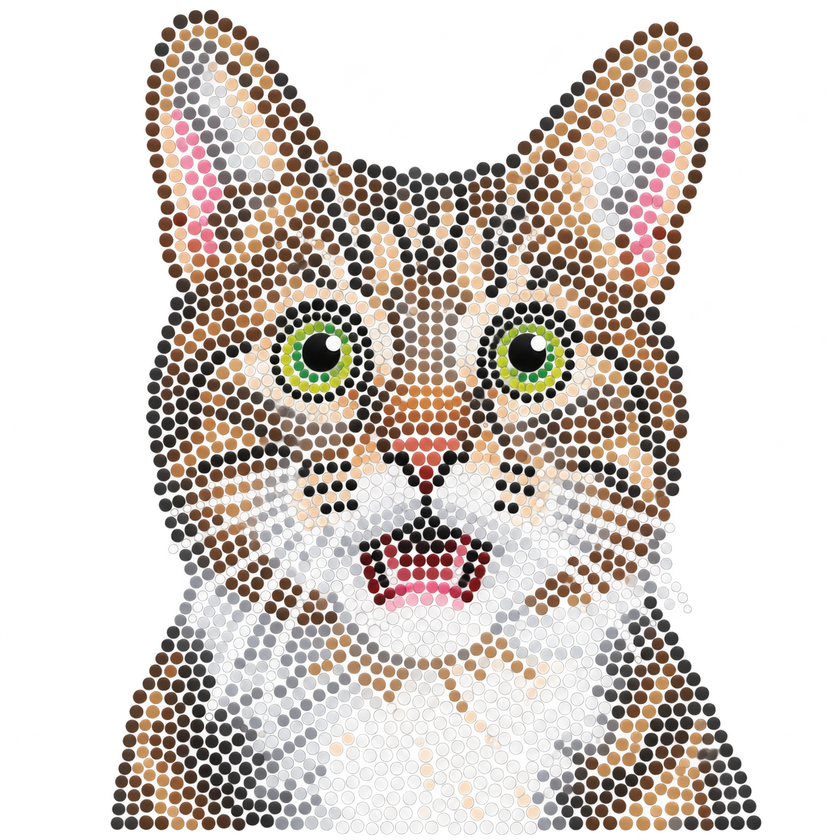
#> input picture services/strass-layout/prototype/img/N2_cat.png, 840 x 840 px, shrunk from 1254 x 1254 before the run
$ python -i line_design_prototype_v2.py   (imports and definitions only)
#> lines starting #> are read from the running program, lines starting #| are printed output that depends on the picture; after the words box and inside, x2 and y2 are one past the last pixel; in counts of white or black regions, pixels touching at a corner belong together
import numpy as np, heapq, collections
from PIL import Image
from scipy import ndimage
from skimage.morphology import skeletonize, disk
from skimage import measure, color as skcolor

PALETTE = {'crystal-clear':'#f5f5f5','crystal':'#e9f7ff','jet':'#141414','siam':'#9b1c1c','light-siam':'#d9534f',
 'rose':'#ef8fb0','fuchsia':'#c2185b','amethyst':'#7e3f98','sapphire':'#2269d3','light-sapphire':'#6fa8dc',
 'aquamarine':'#3fc1b0','emerald':'#2aa66a','peridot':'#b5cc18','topaz':'#e08e26','citrine':'#f2c94c',
 'gold':'#f3bd32','silver':'#d8dde4'}
IDS=list(PALETTE); RGB=np.array([[int(h[i:i+2],16) for i in (1,3,5)] for h in PALETTE.values()],float)
LAB=skcolor.rgb2lab(RGB[None]/255)[0]
N8=[(-1,-1),(-1,0),(-1,1),(0,-1),(0,1),(1,-1),(1,0),(1,1)]

def trace_paths(skel):
    pts=set(zip(*np.where(skel)))
    deg={p:sum((p[0]+a,p[1]+b) in pts for a,b in N8) for p in pts}
    nodes={p for p,d in deg.items() if d!=2}
    used=set(); paths=[]
    def walk(a,b):
        path=[a,b]; prev,cur=a,b
        while cur not in nodes:
            nxt=[(cur[0]+x,cur[1]+y) for x,y in N8 if (cur[0]+x,cur[1]+y) in pts and (cur[0]+x,cur[1]+y)!=prev]
            nxt=[q for q in nxt if frozenset((cur,q)) not in used]
            if not nxt: break
            q=min(nxt,key=lambda q:abs(q[0]-cur[0])+abs(q[1]-cur[1]))
            used.add(frozenset((cur,q))); prev,cur=cur,q; path.append(cur)
        return path
    for n in nodes:
        for x,y in N8:
            q=(n[0]+x,n[1]+y)
            if q in pts and frozenset((n,q)) not in used:
                used.add(frozenset((n,q))); paths.append(walk(n,q))
    for p in pts:
        if any(frozenset((p,(p[0]+x,p[1]+y))) in used for x,y in N8 if (p[0]+x,p[1]+y) in pts): continue
        nb=[(p[0]+x,p[1]+y) for x,y in N8 if (p[0]+x,p[1]+y) in pts]
        if nb: used.add(frozenset((p,nb[0]))); paths.append(walk(p,nb[0]))
    return paths

def smooth(path,w=5):
    a=np.array(path,float)
    if len(a)<2*w+1: return a
    k=np.ones(2*w+1)/(2*w+1)
    out=np.stack([np.convolve(np.pad(a[:,i],w,mode='edge'),k,'valid') for i in (0,1)],1)
    out[0],out[-1]=a[0],a[-1]
    return out

def resample(a,step):
    a=np.asarray(a,float)
    if len(a)<2: return a[:1]
    out=[a[0]]; last=a[0]
    for i in range(len(a)-1):
        p,q=a[i],a[i+1]
        while True:
            d=q-p; f=p-last
            A=(d*d).sum()
            if A<1e-12: break
            B=2*(f*d).sum(); C=(f*f).sum()-step*step
            disc=B*B-4*A*C
            if disc<0: break
            t=(-B+np.sqrt(disc))/(2*A)
            if t<0 or t>1: break
            last=p+t*d; out.append(last); p=last
    return np.array(out)

def resample_arc(a,step):
    seg=np.sqrt((np.diff(a,axis=0)**2).sum(1)); cum=np.concatenate([[0],np.cumsum(seg)])
    L=cum[-1]
    if L<1e-6: return a[:1]
    n=max(1,int(np.floor(L/step+0.5)))
    ss=np.linspace(0,L,n+1)
    return np.stack([np.interp(ss,cum,a[:,0]),np.interp(ss,cum,a[:,1])],1)

class Packing:
    def __init__(s,pxmm,gap_mm,cell=48):
        s.st=[]; s.grid=collections.defaultdict(list); s.cell=cell; s.pxmm=pxmm; s.g=gap_mm*pxmm
    def ok(s,y,x,r):
        gy,gx=int(y//s.cell),int(x//s.cell)
        for i in (-1,0,1):
            for j in (-1,0,1):
                for k in s.grid[(gy+i,gx+j)]:
                    sy,sx,sr=s.st[k][:3]
                    if (sy-y)**2+(sx-x)**2 < (sr+r+s.g)**2-0.5: return False
        return True
    def add(s,y,x,r,kind):
        s.st.append((y,x,r,kind)); s.grid[(int(y//s.cell),int(x//s.cell))].append(len(s.st)-1); return len(s.st)-1
    def near(s,y,x,rad):
        gy,gx=int(y//s.cell),int(x//s.cell); c=int(np.ceil(rad/s.cell))
        for i in range(-c,c+1):
            for j in range(-c,c+1):
                for k in s.grid[(gy+i,gx+j)]:
                    sy,sx=s.st[k][:2]
                    if (sy-y)**2+(sx-x)**2<=rad*rad: yield k

def build(src, design_mm=100, line_mm=2.0, fill_mm=2.0, gap=0.1, min_share=0.012):
#> called with design_mm = 100, line_mm = 2, fill_mm = 2, gap = 0.1, min_share = 0.012
    im=np.array(Image.open(src).convert('RGBA')).astype(float)
    alpha=im[...,3]>=128
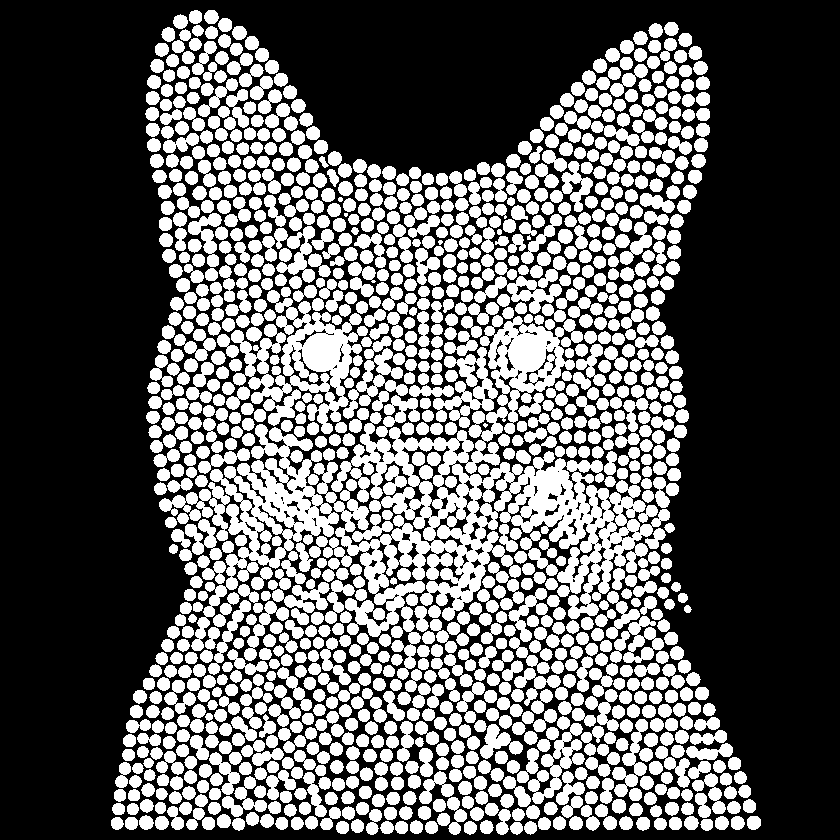
#> alpha: shape (840, 840) bool; 38% white; 1227 white regions (4 under 20 px), largest, box (x1, y1, x2, y2) and area: (313, 315, 670, 680) 37166, (191, 424, 339, 651) 9776, (231, 290, 368, 434) 8495
    sil=ndimage.binary_fill_holes(alpha)
#> sil: shape (840, 840) bool; 39% white; 1222 white regions (4 under 20 px), largest, box (x1, y1, x2, y2) and area: (313, 315, 670, 680) 42252, (191, 424, 339, 651) 10924, (231, 290, 368, 434) 9130
    _,(iy,ix)=ndimage.distance_transform_edt(~alpha,return_indices=True)
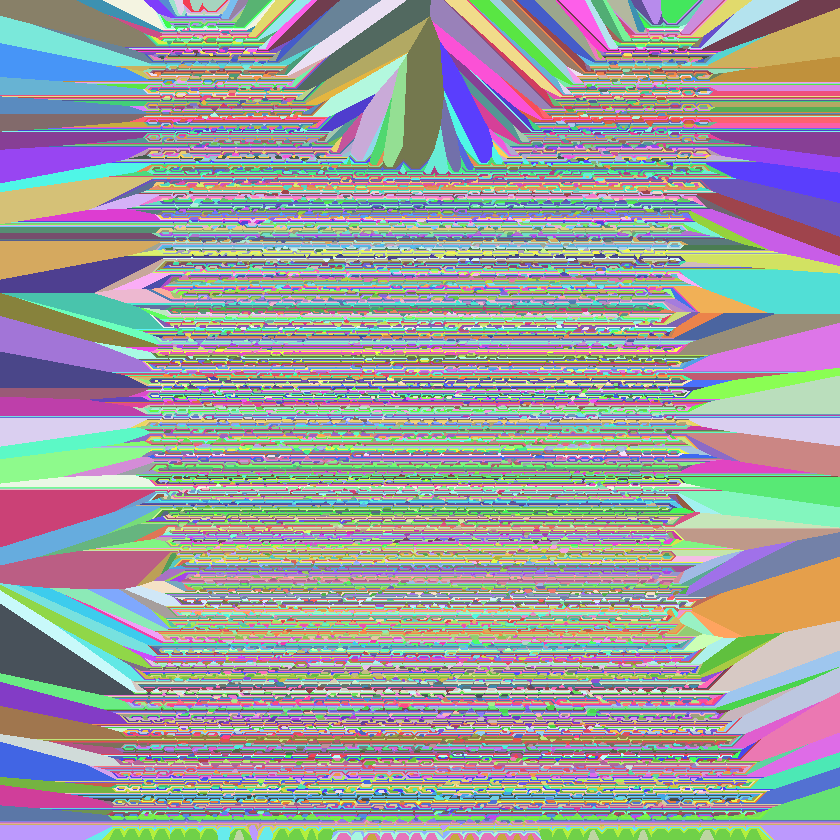
#> iy: shape (840, 840) int32; 825 distinct labels, from 10 to 834; one colour per label, 0 black
    rgb=im[...,:3].copy(); rgb[~alpha]=im[iy[~alpha],ix[~alpha],:3]
#> after `rgb[~alpha] = im[iy[~alpha], ix[~alpha], :3]`:
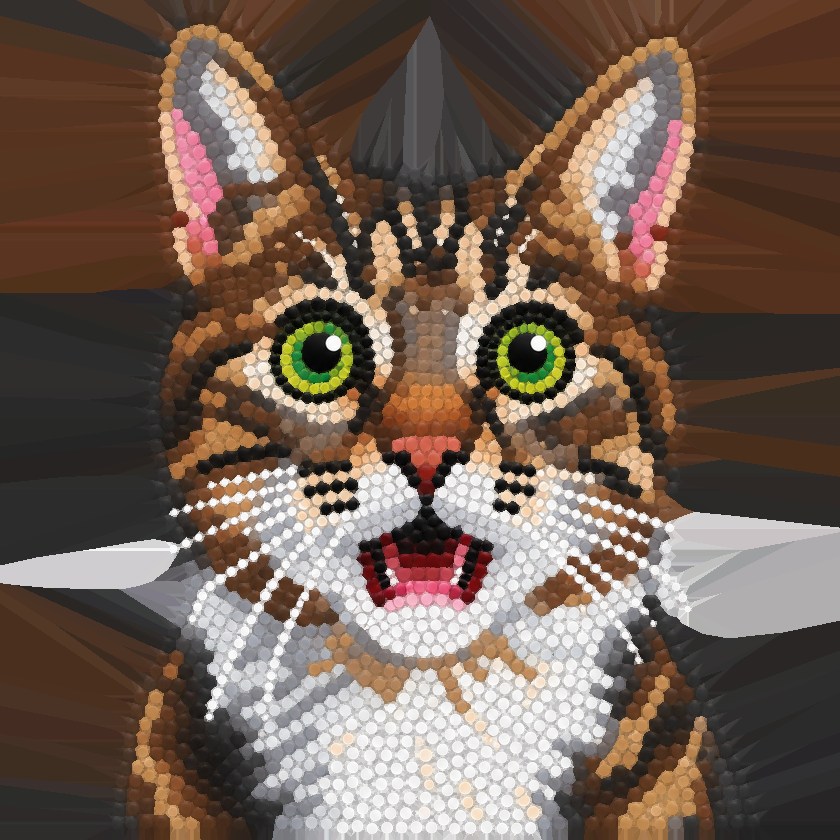
#> rgb: shape (840, 840, 3) float64; mean R, G, B 113.7, 95, 83
    ys,xs=np.where(sil); x0,x1,y0,y1=xs.min(),xs.max(),ys.min(),ys.max()
#> after `x0, x1, y0, y1 = (xs.min(), xs.max(), ys.min(), ys.max())`: x0 = 111; x1 = 760; y0 = 10; y1 = 834
    pxmm=(x1-x0)/design_mm
#> pxmm = 6.49
    lab=skcolor.rgb2lab(rgb/255)
#> lab: shape (840, 840, 3) float64; mean of channels 0, 1, 2 40.6, 6.4, 10.2
    d=((lab[...,None,:]-LAB)**2).sum(-1)
    lbl=np.argmin(d,axis=-1)
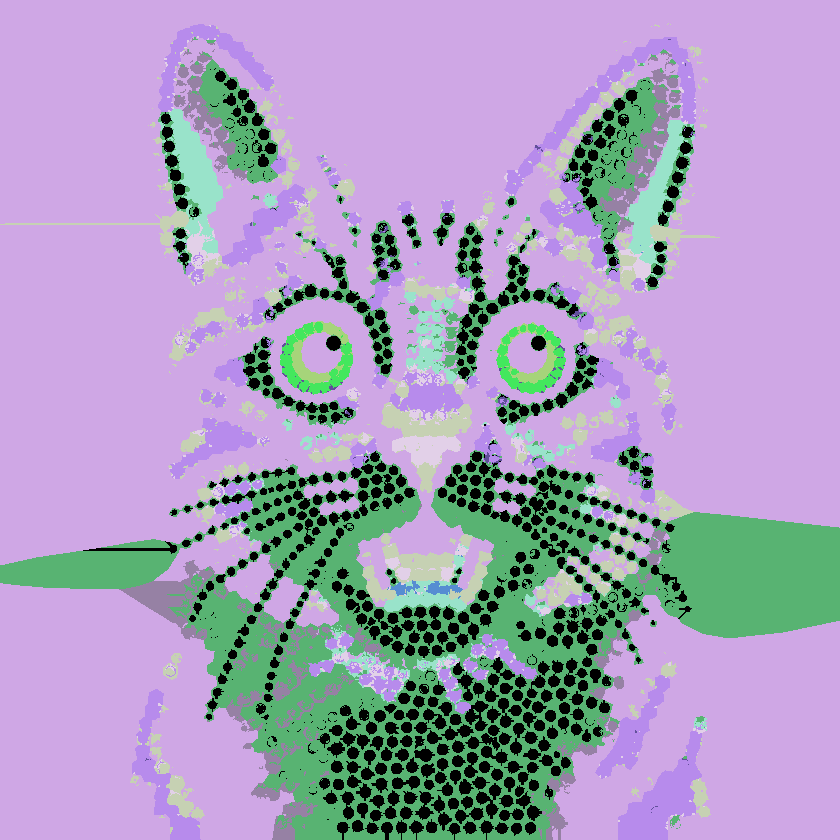
#> lbl: shape (840, 840) int64; 13 distinct labels, from 0 to 16; one colour per label, 0 black
    share=np.bincount(lbl[sil],minlength=len(IDS))/sil.sum()
#> share = 17 values, max 0.383 at index 2, min 0 at index 1, mean 0.0588
    d[...,share<min_share]=np.inf; lbl=np.argmin(d,axis=-1)
#> after `lbl = np.argmin(d, axis=-1)`: lbl: shape (840, 840) int64; 8 distinct labels, from 0 to 16
    jet=IDS.index('jet')
    rl=line_mm/2*pxmm; rf=fill_mm/2*pxmm
#> after `rl = line_mm / 2 * pxmm`: rl = 6.49
#> after `rf = fill_mm / 2 * pxmm`: rf = 6.49
    P=Packing(pxmm,gap)
#> in __init__, `s.g = gap_mm * pxmm`: s.g = 0.649
    edt_sil=ndimage.distance_transform_edt(sil)
    # 1. outer outline chain, one stone-radius inside the silhouette edge
    for c in measure.find_contours(edt_sil,rl+0.5):
        if len(c)<8: continue
        for y,x in resample(smooth(c,4),2*rl+P.g)[:-1]:
            if P.ok(y,x,rl): P.add(y,x,rl,'outline')
#> this loop made 89 passes
    n_out=len(P.st)
#> n_out = 110
    # 2. vein chains: thin dark structures -> traced, smoothed, evenly resampled centre-lines
    dark=(lbl==jet)&sil
#> dark: shape (840, 840) bool; 15% white; 1325 white regions (676 under 20 px), largest, box (x1, y1, x2, y2) and area: (376, 430, 474, 555) 3941, (480, 315, 556, 384) 2318, (291, 325, 342, 384) 1609
    dark=ndimage.binary_opening(dark,iterations=1)
#> dark: shape (840, 840) bool; 14.3% white; 680 white regions (37 under 20 px), largest, box (x1, y1, x2, y2) and area: (376, 432, 474, 555) 3910, (291, 328, 342, 384) 1520, (507, 331, 556, 384) 1496
    dark=ndimage.binary_closing(dark,structure=disk(max(1,int(0.6*2*rl))))&ndimage.binary_dilation(sil,structure=disk(max(1,int(0.5*rl))))
#> dark: shape (840, 840) bool; 20.9% white; 23 white regions (8 under 20 px), largest, box (x1, y1, x2, y2) and area: (145, 10, 710, 625) 108149, (556, 596, 761, 831) 18143, (111, 626, 292, 831) 16634
    skel=skeletonize(dark)
#> skel: shape (840, 840) bool; 1.3% white in thin lines or dots, all inside (x1, y1, x2, y2) = (117, 16, 754, 829)
    halfw=ndimage.distance_transform_edt(dark)
    skel&=(halfw<=0.85*2*rl)
    thin_sil=skeletonize(sil)&(edt_sil<=1.3*rl)
#> thin_sil: shape (840, 840) bool; 1.6% white in thin lines or dots, all inside (x1, y1, x2, y2) = (116, 16, 754, 830)
    skel|=thin_sil
    lab_s,ns=ndimage.label(skel,structure=np.ones((3,3)))
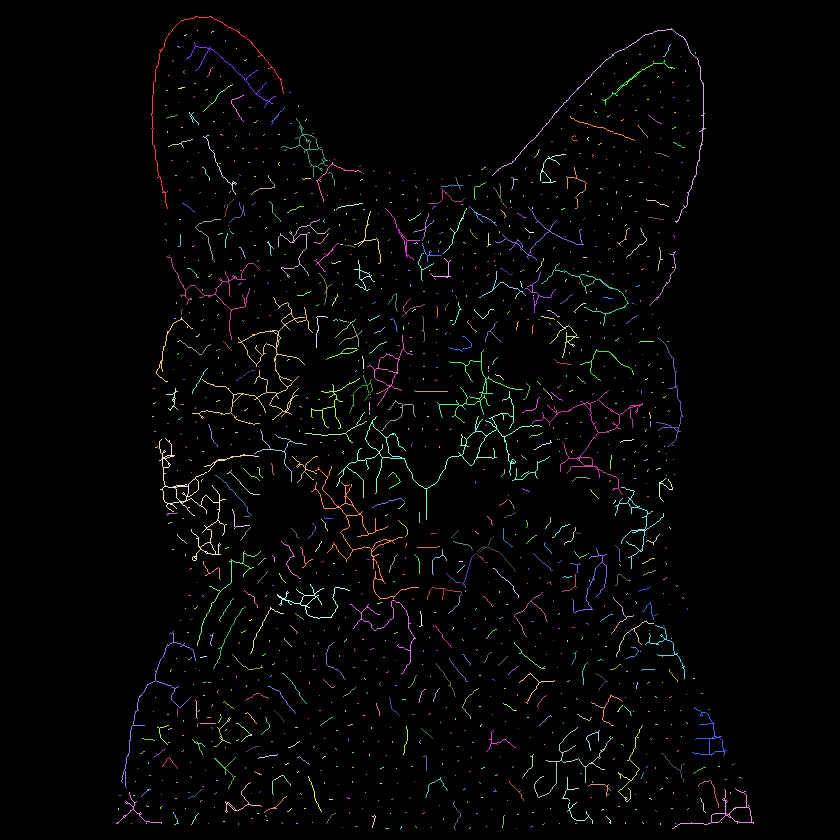
#> lab_s: shape (840, 840) int32; 1215 distinct labels, from 0 to 1214; one colour per label, 0 black
#> ns = 1214
    csz=ndimage.sum(skel,lab_s,range(1,ns+1)); keep=np.zeros(ns+1,bool); keep[1:]=csz>=1.2*2*rl
#> after `csz = ndimage.sum(skel, lab_s, range(1, ns + 1))`: csz = 1214 values, max 781 at index 523, min 1 at index 2, mean 14.74
    skel=keep[lab_s]
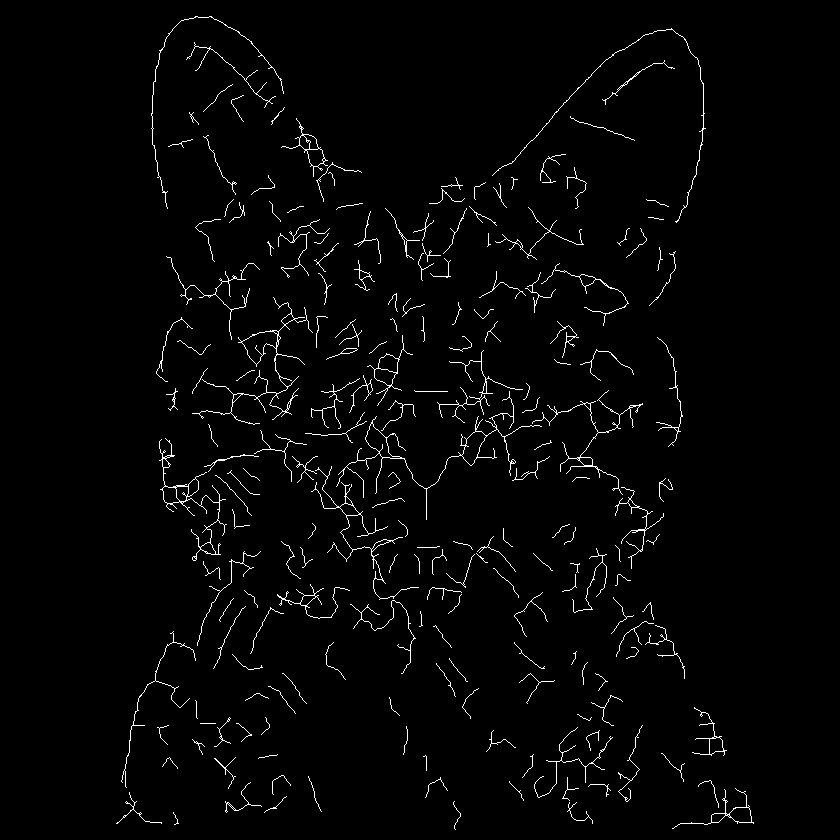
#> skel: shape (840, 840) bool; 2.1% white in thin lines or dots, all inside (x1, y1, x2, y2) = (116, 16, 754, 830)
    paths=[p for p in trace_paths(skel) if len(p)>=2]
#> in trace_paths, `pts=set(zip(*np.where(skel)))`: pts = 14501 items
#> in trace_paths, `nodes={p for p,d in deg.items() if d!=2}`: nodes = 3350 items
#> in trace_paths, `q=(n[0]+x,n[1]+y)`: q = (554, 370)
    paths.sort(key=len,reverse=True)
    for p in paths:
        for y,x in resample(smooth(p,6),2*rl+P.g):
            if P.ok(y,x,rl): P.add(y,x,rl,'line')
    n_line=len(P.st)-n_out
    # 3. advancing-front packing: each new stone touches two existing ones, filled from the lines inward
    r=rf; heap=[]; tried=set()
    struct=np.zeros(sil.shape,bool); YY,XX=np.ogrid[:sil.shape[0],:sil.shape[1]]
    for (y_,x_,rr_,_) in P.st:
        y0_,y1_=max(0,int(y_-rr_-1)),int(y_+rr_+2); x0_,x1_=max(0,int(x_-rr_-1)),int(x_+rr_+2)
        struct[y0_:y1_,x0_:x1_]|=((YY[y0_:y1_]-y_)**2+(XX[:,x0_:x1_]-x_)**2<=rr_*rr_)
    dstruct=ndimage.distance_transform_edt(~struct)
    def push_from(k):
        ay,ax,ar=P.st[k][:3]
        for j in P.near(ay,ax,ar+2*r+2*P.g+max(rl,rf)+1):
            if j==k: continue
            by,bx,br=P.st[j][:3]
            da=ar+r+P.g; db=br+r+P.g
            dx,dy=bx-ax,by-ay; D=np.hypot(dx,dy)
            if D<1e-6 or D>da+db or D<abs(da-db): continue
            a=(da*da-db*db+D*D)/(2*D); h=np.sqrt(max(0.0,da*da-a*a))
            my,mx=ay+a*dy/D, ax+a*dx/D
            for sgn in (1,-1):
                cy,cx=my+sgn*h*dx/D, mx-sgn*h*dy/D
                key=(int(cy*2),int(cx*2))
                if key in tried: continue
                tried.add(key)
                iyy,ixx=int(round(cy)),int(round(cx))
                if not(0<=iyy<sil.shape[0] and 0<=ixx<sil.shape[1]) or edt_sil[iyy,ixx]<r*0.55: continue
                heapq.heappush(heap,(dstruct[iyy,ixx], cy,cx))
    # 3a. rings: rows following the free space left by the chains, walked stone by stone
    free=sil&~struct if False else None
    occ=np.zeros(sil.shape,bool)
    for (y_,x_,rr_,_) in P.st:
        rad=rr_+P.g
        y0_,y1_=max(0,int(y_-rad-1)),int(y_+rad+2); x0_,x1_=max(0,int(x_-rad-1)),int(x_+rad+2)
        occ[y0_:y1_,x0_:x1_]|=((YY[y0_:y1_]-y_)**2+(XX[:,x0_:x1_]-x_)**2<=rad*rad)
    dtf=ndimage.distance_transform_edt(sil&~occ)
    pitch=2*r+P.g; n_before=len(P.st); k=0
    while True:
        level=r+0.5+k*pitch
        if level>dtf.max(): break
        for c in measure.find_contours(dtf,level):
            seg=np.sqrt((np.diff(c,axis=0)**2).sum(1)); cum=np.concatenate([[0],np.cumsum(seg)])
            for s_ in np.arange(0,cum[-1],1.0):
                i=min(np.searchsorted(cum,s_),len(c)-1); y,x=c[i]
                if edt_sil[int(y),int(x)]>=r*0.55 and P.ok(y,x,r): P.add(y,x,r,'fill')
        k+=1
    n_hex=len(P.st)-n_before
    # 3b. touch-two-stones fill of the pockets left against the lines
    for k in range(len(P.st)): push_from(k)
    while heap:
        _,cy,cx=heapq.heappop(heap)
        if P.ok(cy,cx,r):
            k=P.add(cy,cx,r,'fill'); push_from(k)
    n_fill=len(P.st)-n_out-n_line
    # 4. colour: modal catalog label under each stone
    out=[]
    for (y,x,rad,kind) in P.st:
        rr=max(1,int(rad*0.8)); yy,xx=np.ogrid[-rr:rr+1,-rr:rr+1]; m=xx**2+yy**2<=rr*rr
        py,px=int(y)-rr,int(x)-rr
        patch=lbl[max(0,py):py+2*rr+1,max(0,px):px+2*rr+1]; mm=m[:patch.shape[0],:patch.shape[1]]
        cid=np.bincount(patch[mm].ravel(),minlength=len(IDS)).argmax()
        out.append([(x-x0)/pxmm,(y-y0)/pxmm,2*rad/pxmm,IDS[cid]])
    return out,dict(outline=n_out,line=n_line,fill=n_fill,total=len(out),wmm=design_mm,hmm=(y1-y0)/pxmm,
                   coverage=round(sum(np.pi*(s[2]/2)**2 for s in out)/(sil.sum()/pxmm**2),3))

>>> result = build('../../services/strass-layout/prototype/img/N2_cat.png')
